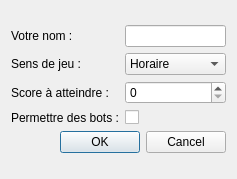
<?xml version="1.0" encoding="UTF-8"?>
<ui version="4.0">
 <class>GameSettings</class>
 <widget class="QDialog" name="GameSettings">
  <property name="geometry">
   <rect>
    <x>0</x>
    <y>0</y>
    <width>237</width>
    <height>179</height>
   </rect>
  </property>
  <property name="sizePolicy">
   <sizepolicy hsizetype="Fixed" vsizetype="Fixed">
    <horstretch>0</horstretch>
    <verstretch>0</verstretch>
   </sizepolicy>
  </property>
  <property name="minimumSize">
   <size>
    <width>237</width>
    <height>179</height>
   </size>
  </property>
  <property name="maximumSize">
   <size>
    <width>237</width>
    <height>179</height>
   </size>
  </property>
  <property name="baseSize">
   <size>
    <width>237</width>
    <height>179</height>
   </size>
  </property>
  <property name="windowTitle">
   <string>Paramètres de la partie</string>
  </property>
  <layout class="QGridLayout" name="gridLayout_2">
   <item row="0" column="0">
    <layout class="QVBoxLayout" name="verticalLayout">
     <item>
      <layout class="QGridLayout" name="gridLayout">
       <item row="0" column="0">
        <widget class="QLabel" name="label">
         <property name="text">
          <string>Votre nom :</string>
         </property>
        </widget>
       </item>
       <item row="0" column="1">
        <widget class="QLineEdit" name="PlayerName"/>
       </item>
       <item row="1" column="0">
        <widget class="QLabel" name="label_2">
         <property name="text">
          <string>Sens de jeu :</string>
         </property>
        </widget>
       </item>
       <item row="1" column="1">
        <widget class="QComboBox" name="PlayDirection">
         <item>
          <property name="text">
           <string>Horaire</string>
          </property>
         </item>
         <item>
          <property name="text">
           <string>Anti-horaire</string>
          </property>
         </item>
        </widget>
       </item>
       <item row="2" column="0">
        <widget class="QLabel" name="label_3">
         <property name="text">
          <string>Score à atteindre :</string>
         </property>
        </widget>
       </item>
       <item row="2" column="1">
        <widget class="QSpinBox" name="MaxScore">
         <property name="maximum">
          <number>100000</number>
         </property>
         <property name="singleStep">
          <number>10</number>
         </property>
        </widget>
       </item>
       <item row="3" column="0">
        <widget class="QLabel" name="label_4">
         <property name="text">
          <string>Permettre des bots :</string>
         </property>
        </widget>
       </item>
       <item row="3" column="1">
        <widget class="QCheckBox" name="AllowBots">
         <property name="text">
          <string/>
         </property>
        </widget>
       </item>
      </layout>
     </item>
     <item>
      <widget class="QDialogButtonBox" name="buttonBox">
       <property name="orientation">
        <enum>Qt::Horizontal</enum>
       </property>
       <property name="standardButtons">
        <set>QDialogButtonBox::Cancel|QDialogButtonBox::Ok</set>
       </property>
      </widget>
     </item>
    </layout>
   </item>
  </layout>
 </widget>
 <resources/>
 <connections>
  <connection>
   <sender>buttonBox</sender>
   <signal>accepted()</signal>
   <receiver>GameSettings</receiver>
   <slot>accept()</slot>
   <hints>
    <hint type="sourcelabel">
     <x>248</x>
     <y>254</y>
    </hint>
    <hint type="destinationlabel">
     <x>157</x>
     <y>274</y>
    </hint>
   </hints>
  </connection>
  <connection>
   <sender>buttonBox</sender>
   <signal>rejected()</signal>
   <receiver>GameSettings</receiver>
   <slot>reject()</slot>
   <hints>
    <hint type="sourcelabel">
     <x>316</x>
     <y>260</y>
    </hint>
    <hint type="destinationlabel">
     <x>286</x>
     <y>274</y>
    </hint>
   </hints>
  </connection>
 </connections>
</ui>
